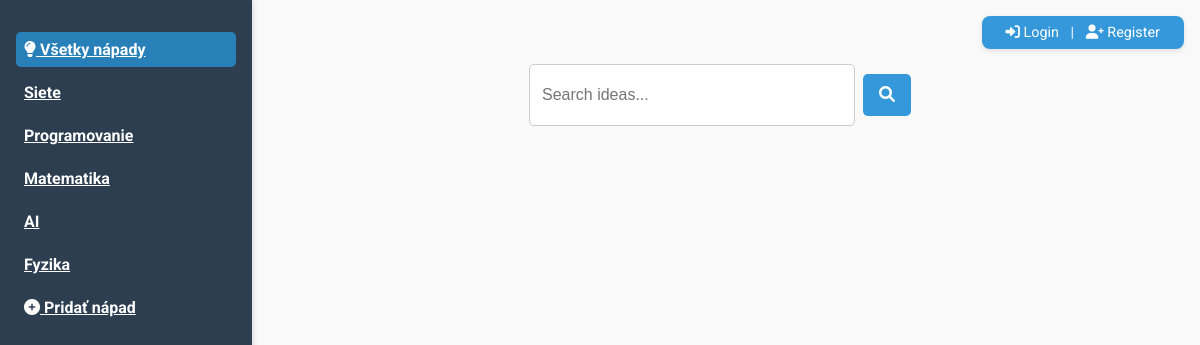
The app's page /, older data.
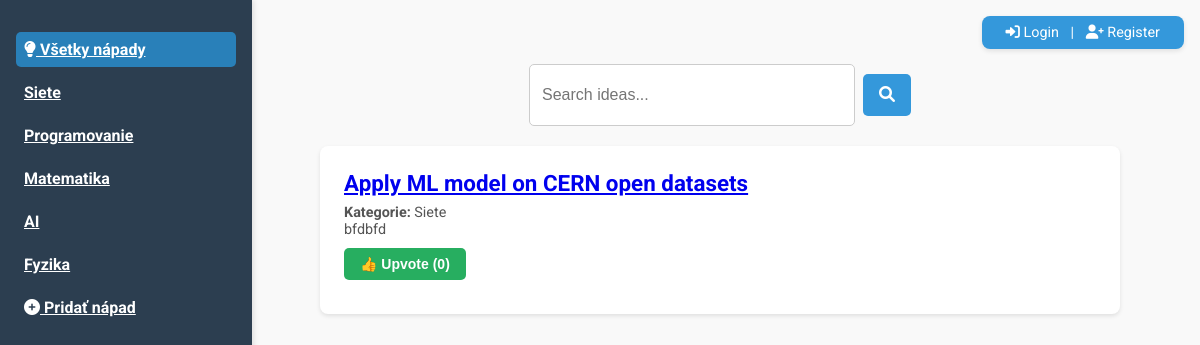
The same page, newer data.
### app.py (models this page shows)
class Category(db.Model):
    id = db.Column(db.Integer, primary_key=True)
    name = db.Column(db.String(100), unique=True, nullable=False)

class Idea(db.Model):
    id = db.Column(db.Integer, primary_key=True)
    title = db.Column(db.String(200), nullable=False)
    description = db.Column(db.Text, nullable=False)
    user_id = db.Column(db.Integer, db.ForeignKey('user.id'), nullable=False)
    comments = db.relationship('Comment', backref='idea', lazy=True, cascade="all, delete")
    upvotes = db.Column(db.Integer, default=0)
    categories = db.Column(db.String(255), nullable=True)
    file = db.Column(db.String(255), nullable=True)
    working_users = db.relationship('User', secondary=working_on, backref=db.backref('working_ideas', lazy='dynamic'))
    completed_by = db.Column(db.String(255), nullable=True)
    completion_link = db.Column(db.String(255), nullable=True)
    completed_ideas = db.relationship('CompletedIdea', back_populates='idea', lazy=True, cascade="all, delete")

### app.py (the view)
@app.route('/')
def home():
    categories = Category.query.all()
    selected_category = request.args.get('category')
    search_query = request.args.get('search', '')
    if selected_category:
        ideas = Idea.query.filter(Idea.categories.contains(selected_category)).all()
    else:
        ideas = Idea.query.all()
    if search_query:
        ideas = ideas.filter(Idea.title.contains(search_query) | Idea.description.contains(search_query))
    return render_template('index.html', ideas=ideas, categories=categories, selected_category=selected_category)

### templates/index.html (shortened to what this page needs)
<!DOCTYPE html>
<html lang="en">
<head>
    <link href="https://cdnjs.cloudflare.com/ajax/libs/font-awesome/6.0.0-beta3/css/all.min.css" rel="stylesheet">
    <link rel="stylesheet" href="/static/styles.css">
</head>
<body>
    <aside>
        <ul>
            <li><a href="/" {% if not selected_category %}class="active"{% endif %}><i class="fas fa-lightbulb"></i> Všetky nápady</a></li>
            {% for category in categories %}
            <li><a href="{{ url_for('home', category=category.name) }}">{{ category.name }}</a></li>
            {% endfor %}
            <li><a href="/add_idea"><i class="fas fa-plus-circle"></i> Pridať nápad</a></li>
        </ul>
    </aside>
    <header>
        {% if session.get('user_id') %}
        <a href="/logout"><i class="fas fa-sign-out-alt"></i> Logout</a>
        {% else %}
        <a href="/login"><i class="fas fa-sign-in-alt"></i> Login</a> |
        <a href="/register"><i class="fas fa-user-plus"></i> Register</a>
        {% endif %}
    </header>
    <main>
        <div class="searchbar">
            <form method="GET">
                <input type="text" name="search" placeholder="Search ideas..." value="{{ request.args.get('search', '') }}">
                <button type="submit"><i class="fas fa-search"></i></button>
            </form>
        </div>
        <ul>
            {% if ideas %}
            {% for idea in ideas %}
            <li>
                <h3><a href="{{ url_for('idea_detail', idea_id=idea.id) }}">{{ idea.title }}</a></h3>
                <p><strong>Kategorie:</strong> {{ idea.categories }}</p>
                <p>{{ idea.description }}</p>
                <form action="{{ url_for('upvote_idea', idea_id=idea.id) }}" method="POST" style="display: inline;">
                    <button type="submit" class="upvote-btn">👍 Upvote ({{ idea.upvotes }})</button>
                </form>
            </li>
            {% endfor %}
            {% endif %}
        </ul>
    </main>
</body>
</html>

Row changes from the older to the newer data that the page shows:
added Idea: title "Apply ML model on CERN open datasets", categories "Siete", description "bfdbfd", upvotes "0"
